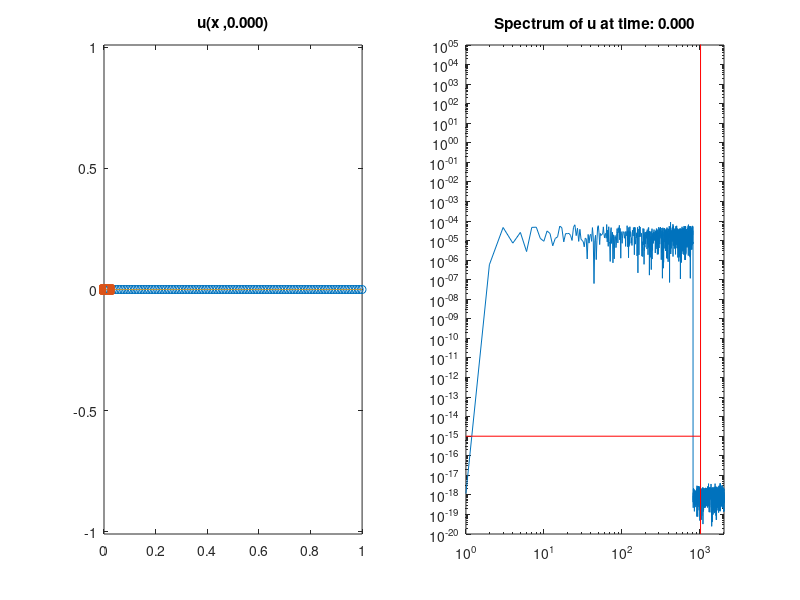

Write MATLAB code to recreate this figure. (Note: this script raises an error after producing the figure.)
%function Chafee_Infante(N1,T,nui,alphai,graph)
%Chafee-Infante eq. u_t - nu*u_xx = u - alpha*u^3
%basic constants defined by problem

%%%%%%%%%%%%%%%%%%%%%%%%%%%%%%%%%%%%%%%%%%%%%%%%%%%%%%%%%%%%%%%%%%%%%%%%%%%
%Solves Chafee-Infante equation using data assimilation on a uniform grid
%
%Meant to use loaded data from Data directory
%%%%%%%%%%%%%%%%%%%%%%%%%%%%%%%%%%%%%%%%%%%%%%%%%%%%%%%%%%%%%%%%%%%%%%%%%%%
% close all; clear all;
close all;
clear all;
global alpha nu x N;
global u v_g v_c v_o v_h1 x_nodes_g x_nodes_c x_nodes_o x_nodes_h1c x_nodes_h1g u_f umv_error 
global car grid optimal hybrid1
%% Load Variables
% load('Data\2018.01.23.01.24.03.575.mat')
if( exist('T','var') == 0)
    alpha = 1;
    %alpha = 0;
    nu = 7.5e-6;
%     nu = 0.001;
%     nu = 6.25e-4;
%     nu = 1.5625e-04

    %     nu is in [7.5e-6,0.01]
    %     dt = 0.01;
    %     error = ;
%     M = .25*nu^-.5;
    M = 0.25*nu^-0.5
    min_nodes = max(ceil(M),5);
    L = 1;
    N = 2^12;
    mu = 300;
    car_mu = 1;
%    seed = randi(10000)
%     seed = 9610
     seed = 1263
    T = 25;
end

graph = true;
car = true;
grid = true;
optimal = false;
hybrid1 = false;
opt_tol = 1e-1;
% graph = false;


%% Initialize other constants

dx = L/N;
%x = linspace(0,L,N);
x = 0 + dx*(0:(N-1));


%% Initial Conditions
% seed = randi(10000);
% fprintf('seed: %d\n', seed);
rng(seed);
a = (10^(0))*randn(1,floor(N/5));
k = 1:1:floor(N/5);
u_0 = zeros(1,N);
for i = 1:floor(N/5)
    u_0 = u_0 + (a(i)*sin(2*pi*k(i)*x/L));
end
u_0 = u_0/(norm(u_0)*sqrt(dx))*10^-3;

% dt = dx/(1/sqrt(alpha)); % CFL, Courant Fredrich Lewy number for advection
dt = .01;
% dt <= dx/velocity.  Our max velocity is max value u ever takes on, namely
% 1/sqrt(alpha);
timesteps = ceil(T/dt);


% Convex Splitting Method
A = (nu/(dx^2))*gallery('tridiag',N-1,1,-2,1) + (1+2*alpha)*speye(N-1);
B = speye(N-1) - dt*A;

u = u_0';
t=0;
%%%%%%%%%%%%%%%%%%%%%%%%%%%%%%%%%%%%%%%%%%%%%%%%%%%%%%%%%%%%%%%%%%%%%%%%%%%%%%%%%%%%%%%%%%%%%%%%%%%%%%%%%%
%% Data Assimilation
global velocity direction pass
if(car)
%     int_nodes_c = floor(min_nodes/2);
    int_nodes_c = min_nodes;
    i_nodes_c = 1:int_nodes_c;
    x_nodes_c = x(i_nodes_c);
%     velocity = length(i_nodes_c);
%     velocity = 40;
    velocity =  20;
    direction = 1;
    pass = 0;
end
if(grid)
    int_nodes_g = min_nodes;
    i_nodes_g = floor(linspace(1,N-1,int_nodes_g));
    x_nodes_g = x(i_nodes_g);
end
if(hybrid1)
    int_nodes_h1g = floor(min_nodes/2);
    i_nodes_h1g = floor(linspace(1,N-1,int_nodes_h1g));
    x_nodes_h1g = x(i_nodes_h1g);
    
    int_nodes_h1c = floor((min_nodes+1)/2);
    i_nodes_h1c = 1:int_nodes_h1c;
    x_nodes_h1c = x(i_nodes_h1c);
    velocity = length(i_nodes_h1c);
%     velocity =  20;
    direction = 1;
    pass = 0;
end
global ramp
ramp = false;
%%%%%%%%%%%%%%%%%%%%%%%%%%%%%%%%%%%%%%%%%%%%%%%%%%%%%%%%%%%%%%%%%%%%%%%%%%%%%%%%%%%%%%%%%%%%%%%%%%%%%%%%%

v_c = zeros(size(u));
v_g = v_c;
v_o = v_c;
v_h1 = v_c;
%             error_DA(1) = norm(u_0);
ui = u(2:N);
vi_g = v_g(2:N);
vi_c = v_c(2:N);
vi_o = v_o(2:N);
vi_h1 = v_h1(2:N);
u_f = abs(fft(u)/N);
% umv_error = abs(u-v);
% umv_error = ones(1,timesteps);
%% Plot Setup
%plot initial data and define plot
if(graph)
    global h1 h2_g h2_c h2_o hybrid1_graph h3 h4 h5 f1 e1 hybrid1_grid
    figure
    subplot(1,2,1);
    h1 = plot(x,u_0);
    hold on;
%     h2 = plot(x,zeros(1,N));
    if(grid)
        h2_g = plot(x,zeros(1,N));
        set(h2_g, 'XDataSource','x');
        set(h2_g, 'YDataSource','v_g');
        h3 = scatter(x_nodes_g,zeros(1,length(x_nodes_g)),'ob');
        set(h3, 'XDataSource','x_nodes_g');
%         set(h3, 'YDataSource','zeros(1,length(x_nodes_g))');
    end
    if(car)
        h2_c = plot(x,zeros(1,N));
        set(h2_c, 'XDataSource','x');
        set(h2_c, 'YDataSource','v_c');
        h4 = scatter(x_nodes_c,zeros(1,length(x_nodes_c)),'sr');
        set(h4, 'XDataSource','x_nodes_c');
%         set(h4, 'YDataSource','zeros(1,length(x_nodes_c))');
    end
    if(optimal)
        h2_o = plot(x,zeros(1,N));
        set(h2_o, 'XDataSource','x');
        set(h2_o, 'YDataSource','v_o');
    end
    if(hybrid1)
        hybrid1_graph =  plot(x,zeros(1,N));
        set( hybrid1_graph, 'XDataSource','x');
        set( hybrid1_graph, 'YDataSource','v_h1');
        hybrid1_grid = scatter([x_nodes_h1c;x_nodes_h1g],zeros(1,length(x_nodes_h1c)+length(x_nodes_h1g)),'sr');
        set(hybrid1_grid, 'XDataSource','[x_nodes_h1c;x_nodes_h1g]');
    end
    y_amp = max([1.01/sqrt(alpha), 1e-2]);
    axis([0 L -y_amp y_amp]);
    set(h1, 'XDataSource','x');
    set(h1, 'YDataSource','u');

    %     set(h3, 'YDataSource','zeros(1,length(x_nodes))');
    title ( sprintf ('u(x ,%1.3f)',0 ));
    
    %     drawnow;
    %     f = subplot(1,2,2);
    subplot(1,2,2);
    f1 = loglog(u_f(1:N/2));
    hold on;
    y1=get(gca,'ylim');
    line([N/4 N/4],[1e-20 1e10],'Color','red');
    line([1e-0 N/4],[1e-15 1e-15],'Color','red');
    axis([1,N/2,1e-20,1e5]);
    set(f1, 'YDataSource','u_f(1:N/2)');
    title ( sprintf ('Spectrum of u at time: %1.3f',t ));
    
    %     subplot(2,2,[3 4])
    % %     e1 = plot(umv_error);
    %     e1 = semilogy(dt:dt:T, umv_error);
    %
    % %     ylim([1e-15 1e5])%     set(gca, 'YScale', 'log')
    %     set(e1, 'YDataSource', 'umv_error');
    %     title(sprintf('Data Assimilation Error at time: %1.3f',t));
    
    %
end


%% Main Loop
% close all
% f = figure;
% line([N/4 N/4], [0 inf]);
% for k = 1:timesteps
%% Ramp up
offset = 0;
while(max(abs(u))<.99/sqrt(alpha)&&t<T)
    %% Graphing fft
    if (graph && mod(offset,100) == 0)
        if(~Graphing(t))
            return
        end
        %     pause;
    end
    
    %solves pde
    
    offset = offset +1;
    t = t+dt;
%     umv = u - v;
    %error_DA(k) = sqrt(dx)*norm(umv);
    ui = B\(ui.*(ones(N-1,1)+dt.*(alpha.*(-2-(ui.^2))))); %Convex Splitting Method
    u(2:N) = ui;
    u_f = abs(fft(u)/N);
    %     umv_error(offset) = sqrt(dx)*norm(u-v);
end
if t >= T
    close all;
    return
end
error_DA_c = zeros(1,timesteps-offset);
error_DA_g = zeros(1,timesteps-offset);
error_DA_o = zeros(1,timesteps-offset);
error_DA_h1 = error_DA_o;
error = 1;
ramp = true;
if(optimal)
%     i_nodes_o = find(abs(u)<1e-1);
%     i_nodes_o = uniquetol(i_nodes_o,10/max(i_nodes_o));
%     i_nodes_o = floor((i_nodes_o(1:end-1) + i_nodes_o(2:end))/2);
%     i_nodes_o = [i_nodes_o;1;N-1];
%     i_nodes_o = unique(i_nodes_o);
%     i_nodes_o(end) = [];
%     int_nodes_o = length(i_nodes_o);
i_nodes_o = [1;N/2;N-1];
x_nodes_o = x(i_nodes_o);
int_nodes_o = length(i_nodes_o);
%     x_nodes_0 = abs
    if(graph)
        subplot(1,2,1);
        h5 = scatter(x_nodes_o,zeros(1,length(x_nodes_o)),'*m');
        set(h5, 'XDataSource','x_nodes_o');
        h2_o = plot(x,zeros(1,N));
        set(h2_o, 'XDataSource','x');
        set(h2_o, 'YDataSource','v_o');
    end
end
% pause;
%% Data Assimiliation
for k = 1:timesteps-offset
    
    
    t = t+dt;
    if(grid)
        umv1 = u - v_g;
%         Grid Moves
%         if(k~=1)
%             i_nodes_g(2:end-1) = mod((i_nodes_g(2:end-1)+1),N-1);
%             i_nodes_g = unique(i_nodes_g);
%             if(i_nodes_g(1) == 0)
%                 i_nodes_g(1:2) = [1,2];
%             end
%             x_nodes_g = x(i_nodes_g);
%         end
        Ih_umv_g = interp1(x_nodes_g,umv1(i_nodes_g),x)';
        Ih_umv_g(end) = [];
        
    end
    if(hybrid1)
        umvh1 = u - v_h1;
        Ih_umv_h1g = interp1(x_nodes_h1g,umvh1(i_nodes_h1g),x)';
        Ih_umv_h1g(end) = [];   
        if(k~=1)
            [x_nodes_h1c, i_nodes_h1c] = updateNodes(i_nodes_h1c);
        end
%         umv2 = u - v_c;
        %         Ih_umv = interpl(x_nodes_c,umv2(i_nodes_c),
        Ih_umv_h1c = [zeros(1,i_nodes_h1c(1)-1),interp1(x_nodes_h1c,umvh1(i_nodes_h1c),x(i_nodes_h1c)),zeros(1,N-i_nodes_h1c(end))]';
        Ih_umv_h1c(1) = [];
    end
    if(optimal)
        umv3 = u - v_o;
        if(mod(k,50)==0&&max(abs(umv3))>opt_tol)
%             if(max(abs(umv3))>1e-5)
                [~,newnode] = max(abs(umv3));
                i_nodes_o = [i_nodes_o;newnode];
                i_nodes_o = unique(i_nodes_o);
                int_nodes_o = length(i_nodes_o);
                x_nodes_o = x(i_nodes_o);
                if(graph)
                    subplot(1,2,1);
                    h5 = scatter(x_nodes_o,zeros(1,length(x_nodes_o)),'*m');
                    set(h5, 'XDataSource','x_nodes_o');
                end
%             end
                
        end
        Ih_umv_o = interp1(x_nodes_o,umv3(i_nodes_o),x)';
        Ih_umv_o(end) = [];
        
    end
    if(car)
        if(k~=1)
            [x_nodes_c, i_nodes_c] = updateNodes(i_nodes_c);
        end
        umv2 = u - v_c;
        %         Ih_umv = interpl(x_nodes_c,umv2(i_nodes_c),
        Ih_umv_c = [zeros(1,i_nodes_c(1)-1),interp1(x_nodes_c,umv2(i_nodes_c),x(i_nodes_c)),zeros(1,N-i_nodes_c(end))]';
        Ih_umv_c(1) = [];

    end
    %     umv = u - v;
    %     error_DA_c(k) = sqrt(dx)*norm(umv1);
    %     error_DA_c(k) = sqrt(dx)*norm(umv2);
    
    %     if(max(error_DA(k)>1e50))
    %         return
    %     end
    %     Ih_umv = interp1(x_nodes,umv(i_nodes),x)';
    %     Ih_umv(1) = [];
    % Ih_umv(end) = [];
    
    ui = B\(ui.*(ones(N-1,1)+dt.*(alpha.*(-2-(ui.^2))))); %Convex Splitting Method
    
    u(2:N) = ui;
    if(car)
        vi_c = B\(vi_c+dt*(alpha*(-2*vi_c-(vi_c.^3))+ (car_mu*mu)*Ih_umv_c)); %Convex Splitting Method
        v_c(2:N) = vi_c;
        error_DA_c(k+1) = sqrt(dx)*norm(u-v_c);
    end
    if(grid)
        vi_g = B\(vi_g+dt*(alpha*(-2*vi_g-(vi_g.^3))+ mu*Ih_umv_g)); %Convex Splitting Method
        v_g(2:N) = vi_g;
        error_DA_g(k+1) = sqrt(dx)*norm(u-v_g);
    end
    if(hybrid1)
        vi_h1 = B\(vi_h1+dt*(alpha*(-2*vi_h1-(vi_h1.^3))+ (mu)*(car_mu*Ih_umv_h1c + Ih_umv_h1g))); %Convex Splitting Method
        v_h1(2:N) = vi_h1;
        error_DA_h1(k+1) = sqrt(dx)*norm(u-v_h1);
    end
    if(optimal)
        vi_o = B\(vi_o+dt*(alpha*(-2*vi_o-(vi_o.^3))+ mu*Ih_umv_o)); %Convex Splitting Method
        v_o(2:N) = vi_o;
        error_DA_o(k+1) = sqrt(dx)*norm(u-v_o);
    end
    %     vi_g = B\(vi_g+dt*(alpha*(-2*vi_g-(vi_g.^3))+ mu*Ih_umv)); %Convex Splitting Method
    %     v_g(2:N) = vi_g;
    %     error_DA(k+1) = norm(u-v);
    %     umv_error(offset+k) = sqrt(dx)*norm(u-v);
    
    
    %% Graphing
    %redraw plot
    show = 20;
    if(k<=10)
        show = 20;
    end
    %     if(max(u)> 0.9/sqrt(alpha)&&graph && mod(k,5) == 0
    if(graph && mod(k,show) == 0)
        if(~Graphing(t))
            return
        end
    end
    
    
end
if(graph)
    figure
    if(grid)
        subplot(1,3,1)
        semilogy(dt*(offset):dt:T, error_DA_g);
    end
    hold on;
    if(car)
        subplot(1,3,2)
        semilogy(dt*(offset):dt:T, error_DA_c);
    end
    hold on;
    if(optimal)
        subplot(1,3,3)
        semilogy(dt*(offset):dt:T, error_DA_o);
        int_nodes_o
    end
end

%% Save Data
%         date = datestr(now,'yyyy.mm.dd.HH.MM.SS.FFF');
%         save(['Data/' date '.mat'],'L','N','T','dt','alpha','nu','mu','seed','int_nodes','min_nodes','error');

function [x_nodes, i_nodes] = updateNodes(prev_nodes)
global x N direction velocity pass;
if(pass ==1)
    i_nodes = 1:length(prev_nodes);
    x_nodes = x(i_nodes);
    pass = 0;
elseif(prev_nodes(end)+direction*velocity >= N-1)
    pass = 1;
    i_nodes = N-length(prev_nodes):N-1;
    x_nodes = x(i_nodes);
else
    i_nodes = prev_nodes+direction*velocity;
    x_nodes = x(i_nodes);
        
end
% if(min(abs(v)) < 1)
%     vel = 1;
% else
%     vel = 20;
% end
% if(prev_nodes(end)+direction*velocity >= N-1)
% %     direction = -1;
% %     pass = 1;
% %     i_nodes = [N-length(prev_nodes):N-1];
% %     x_nodes = x(i_nodes);
% %     direction = 1;
%     pass = 1;
%     i_nodes = 1:length(prev_nodes);
%     x_nodes = x(i_nodes);
% elseif(prev_nodes(1)+direction*velocity <=1)
%     direction = 1;
%     i_nodes = [2:length(prev_nodes)+1];
%     x_nodes = x(i_nodes);
% else
%     % n = min(find((abs(uv)==max(abs(uv)))));
%     i_nodes = (prev_nodes+direction*velocity);
%     x_nodes = x(i_nodes);
%     % x_nodes = [x(prev_nodes),x(n)];
%     % i_nodes = [prev_nodes,n];
%     %     x_nodes = unique([x(prev_nodes),x(n)]);
%     %     i_nodes = unique([prev_nodes,n]);
% end
end
function [check] = Graphing(t)
global h1 h2_g h2_c h2_o hybrid1_graph h3 h4 h5 f1 e1 hybrid1_grid
global grid car optimal ramp hybrid1
global x u_f u v error_DA int_nodes N x_nodes_c x_nodes_g x_nodes_o x_nodes_h1c x_nodes_h1g umv_error v_g v_c v_o v_h1
if(~ishghandle(h1)||~ishghandle(f1))%||~ishghandle(e1))
    check = false;
    return;
end
check = true;
subplot(1,2,1);
refreshdata(h1,'caller');
if(grid)
    refreshdata(h2_g,'caller');
    refreshdata(h3,'caller');
end
if(car)
    refreshdata(h2_c,'caller');
    refreshdata(h4,'caller');
end
if(optimal && ramp)
    refreshdata(h5,'caller');
    refreshdata(h2_o,'caller');
end
if(hybrid1)
    refreshdata(hybrid1_graph,'caller');
    refreshdata(hybrid1_grid,'caller');
end
% refreshdata;
title ( sprintf ('u(x ,%1.3f)',t ));
%         drawnow;
%
subplot(1,2,2);
refreshdata(f1,'caller');
% refreshdata;
title ( sprintf ('Spectrum of u at time: %1.3f',t ));

% subplot(2,2,[3 4]);
% refreshdata(e1,'caller');
% refreshdata;
% title ( sprintf ('Data Assimilation Error at time: %1.3f',t ));
%         u_hat = fft(u);
%         u_hat = fft(u);
%         loglog(abs(u_hat(1:N/2))/N);
%         hold on;
%         y1=get(gca,'ylim');
% %         line([N/4 N/4],[1e-20 1e10],'Color','red');
%         line([1e-0 N/4],[1e-15 1e-15],'Color','red');
%         axis([1,N/2,1e-20,1e5]);
%         title ( sprintf ('Spectrum of u at time: %1.3f',t ));
drawnow;
end



